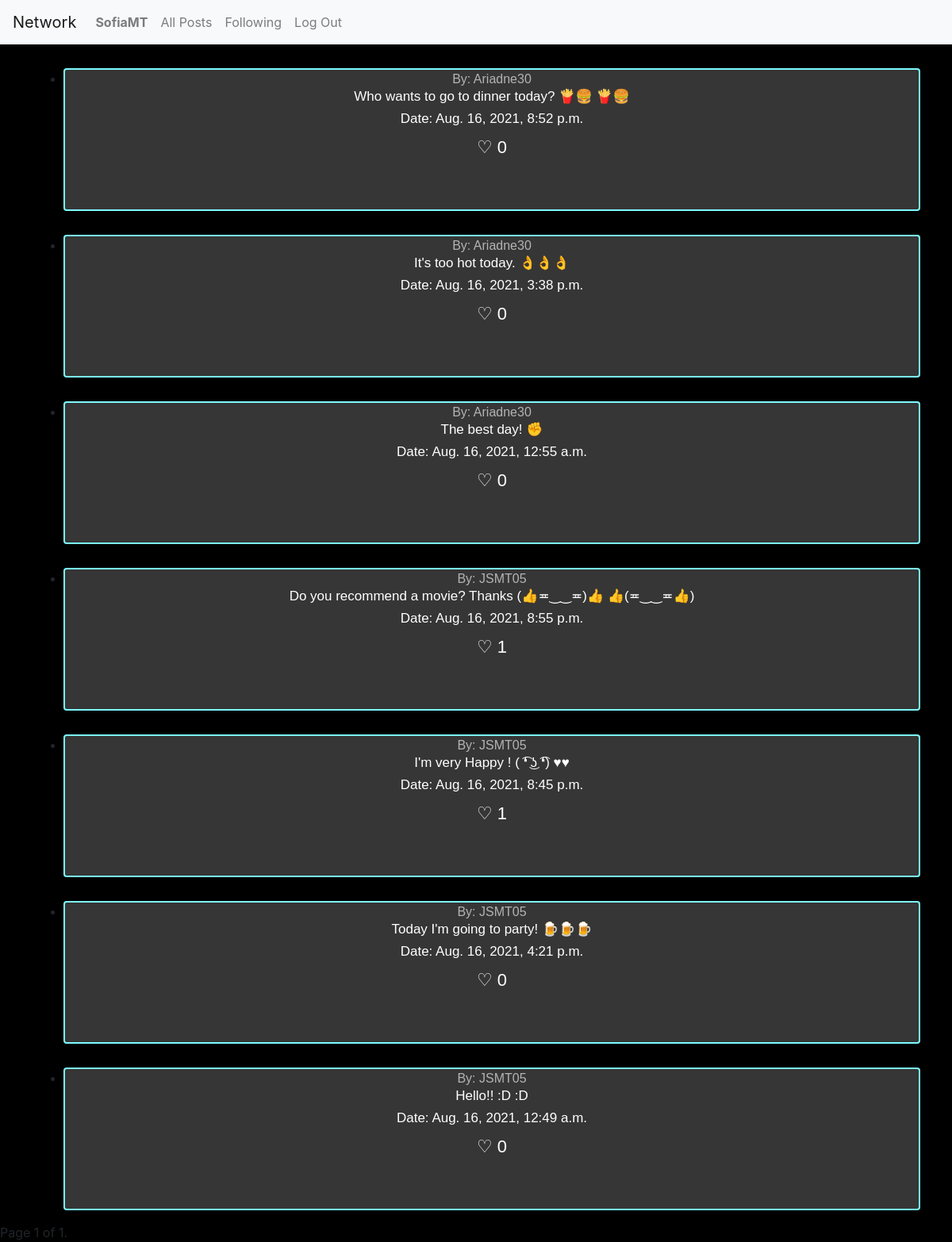
/view_follower/8 (signed in), run on the app's committed database.
### network/models.py (models this page shows, shortened)
class User(AbstractUser):
    descripcion = models.CharField(max_length=300, default=None, null = True, blank=True)
    imagen = models.ImageField(upload_to = 'profiles', null = True, blank=True)
    seguidores = models.ManyToManyField('self', related_name='seguidos',related_query_name='seguido', symmetrical=False, blank=True)

class Publicacion(models.Model):
    descripcion = models.CharField(max_length=300, default=None)
    fecha = models.DateTimeField(auto_now_add=True)
    usuario = models.ForeignKey(User, on_delete=models.CASCADE, related_name="publicaciones")

### network/views.py (the view)
# urls.py: path("view_follower/<int:user_id>", views.view_follower, name="view_follower"),
def view_follower(request, user_id):
    Usuario = User.objects.get(pk=user_id)
    seguidos = Usuario.seguidos.all()
    LstPublicaciones = []
    publi_followers = []
    for i in range(0, len(seguidos)):
        publicacionesA = Publicacion.objects.filter(
            usuario=seguidos[i]).all().order_by('-fecha')
        publi_followers.append(publicacionesA)
    for i in range(0, len(publi_followers)):
        for j in range(0, len(publi_followers[i])):
            publicaciones = {}
            likes = Like.objects.filter(
                publicacion=publi_followers[i][j]).count()
            publicaciones['id'] = publi_followers[i][j].id
            publicaciones['usuario'] = publi_followers[i][j].usuario
            publicaciones['descripcion'] = publi_followers[i][j].descripcion
            publicaciones['fecha'] = publi_followers[i][j].fecha
            publicaciones['likes'] = likes
            LstPublicaciones.append(publicaciones)
    paginator = Paginator(LstPublicaciones, 10)
    page_number = request.GET.get('page')
    page_obj = paginator.get_page(page_number)
    return render(request, "network/siguiendo.html", {"page_obj": page_obj})

### network/templates/network/siguiendo.html (shortened to what this page needs)
{% extends "network/layout.html" %}
{% load static %}
{% block body %}
<ul class="contenedorPub">
    {% for pub in page_obj %}
    <li class="publicacion"><a id="Profile" class="tituloPub" href="{% url 'view_profile' pub.usuario.id %}">By:
            {{pub.usuario}}</a>
        <h6 class="titulo" id="desc {{pub.id}}">{{pub.descripcion}}</h6>
        <h6 class="titulo">Date: {{pub.fecha}} </h6>
        <label data-check="Likes {{pub.id}}" class="like" for="Likes {{pub.id}}" id={{pub.id}}>♡ {{pub.likes}}</label>
    </li>
    {% endfor %}
</ul>
<div class="pagination">
    <span class="step-links">
        <span class="current">
            Page {{ page_obj.number }} of {{ page_obj.paginator.num_pages }}.
        </span>
    </span>
</div>
{% endblock %}

### network/templates/network/layout.html (shortened to what this page needs)
{% load static %}
<!DOCTYPE html>
<html lang="en">
<head>
    <link rel="stylesheet" href="https://stackpath.bootstrapcdn.com/bootstrap/4.4.1/css/bootstrap.min.css"
>
    <link href="{% static 'network/styles.css' %}" rel="stylesheet">
    <link href="{% static 'network/css.css' %}" rel="stylesheet">
</head>
<body>
    <nav class="navbar navbar-expand-lg navbar-light bg-light">
        <a class="navbar-brand" href="#">Network</a>
        <div>
            <ul class="navbar-nav mr-auto">
                {% if user.is_authenticated %}
                <li class="nav-item">
                    <a class="nav-link" href="{% url 'view_profile' user.id %}"><strong>{{ user.username }}</strong></a>
                </li>
                {% endif %}
                <li class="nav-item">
                    <a class="nav-link" href="{% url 'index' %}">All Posts</a>
                </li>
                {% if user.is_authenticated %}
                <li class="nav-item">
                    <a class="nav-link" href="{% url 'view_follower' user.id %}">Following</a>
                </li>
                <li class="nav-item">
                    <a class="nav-link" href="{% url 'logout' %}">Log Out</a>
                </li>
                {% endif %}
            </ul>
        </div>
    </nav>
    <div class="body">
        {% block body %}
        {% endblock %}
    </div>
</body>
</html>

### network/static/network/css.css (style rules this page uses)
body { background: rgb(0, 0, 0); }
.tituloPub { color:rgb(180, 180, 180); border-radius: 5px; }
.titulo { color: rgb(255, 255, 255); font-family: 'Gill Sans', 'Gill Sans MT', Calibri, 'Trebuchet MS', sans-serif; font-size: 17px; position: relative; animation-name: movePuText; animation-duration: 1.5s; animation-iteration-count: 1; animation-fill-mode: forwards; cursor: pointer; }
.contenedorPub { display: flex; flex-direction: column; align-items: center; }
.publicacion { position: relative; animation-name: movePu; animation-duration: 1.5s; animation-iteration-count: 1; animation-fill-mode: forwards; text-align: center; background: rgb(54, 54, 54); border: rgb(123, 251, 255) solid 2px; border-radius: 4px; margin-top: 30px; font-family:'Trebuchet MS', 'Lucida Sans Unicode', 'Lucida Grande', 'Lucida Sans', Arial, sans-serif }
.like { color: rgb(255, 255, 255); font-family: 'Gill Sans', 'Gill Sans MT', Calibri, 'Trebuchet MS', sans-serif; font-size: 17px; position: relative; font-size: 22px; cursor: pointer; }

### data on the page
User: username "SofiaMT"
User: usuario "Ariadne30", descripcion "Who wants to go to dinner today? 🍟🍔 🍟🍔", fecha "Aug. 16, 2021, 8:52 p.m.", likes "0", descripcion "It's too hot today. 👌👌👌", fecha "Aug. 16, 2021, 3:38 p.m.", descripcion "The best day! ✊", fecha "Aug. 16, 2021, 12:55 a.m."
User: usuario "JSMT05", descripcion "Do you recommend a movie? Thanks (👍≖‿‿≖)👍 👍(≖‿‿≖👍)", fecha "Aug. 16, 2021, 8:55 p.m.", likes "1", descripcion "I'm very Happy ! ( ͡❛ ͜ʖ ͡❛) ♥♥", fecha "Aug. 16, 2021, 8:45 p.m.", descripcion "Today I'm going to party! 🍺🍺🍺", fecha "Aug. 16, 2021, 4:21 p.m.", likes "0", descripcion "Hello!! :D :D", fecha "Aug. 16, 2021, 12:49 a.m."

### other printed values
{{ page_obj.number }} "1"
{{ page_obj.paginator.num_pages }} "1"
